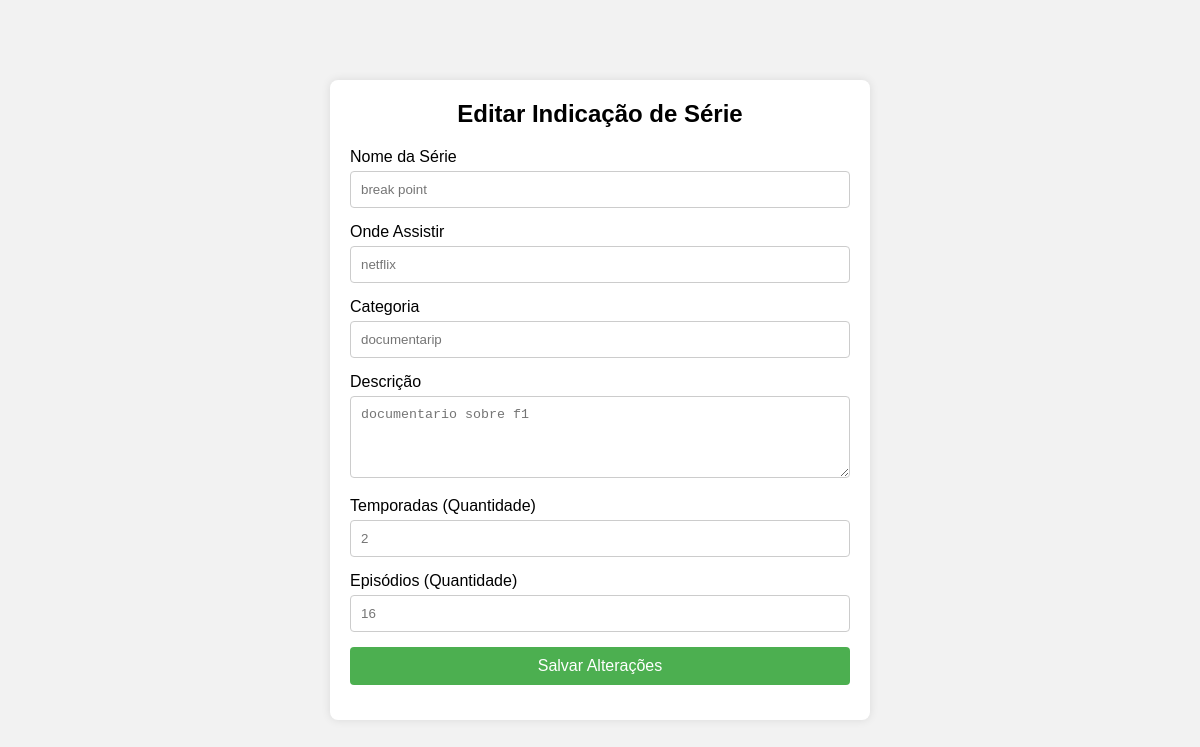
The page /series/alterar/4/ on the database its author committed.
### series/models.py (models this page shows, shortened)
class Serie(models.Model):
    choices = (('DR', 'drama'),
               ('C', 'comedia'),
               ('R', 'romance'),
               ('DOC', 'documentario'),
               ('AC', 'ação'),
               ('AV', 'aventura'),
               ('FC', 'ficção cientifica'),
               ('T', 'Terror'))
    nome = models.CharField(max_length=50)
    onde_assistir = models.CharField(max_length=50)
    categoria = models.CharField(max_length=3, choices=choices)
    descricao = models.TextField()
    temporadas = models.IntegerField()
    episodios = models.IntegerField()

### series/views.py (the view, shortened to what this page needs)
# urls.py: path('alterar/<int:id>', views.alterar, name="alterar_filmes")
def alterar(request, id):
    if request.method == "GET":
        series = Serie.objects.filter(id=id)
        return render(request, 'alterar_series.html', {'series':series})

### series/templates/alterar_series.html (shortened to what this page needs)
<!DOCTYPE html>
<html lang="pt-BR">
<head>
</head>
<body>
    <div class="form-container">
        <h2>Editar Indicação de Série</h2>
        {% for serie in series %}
        <form action="{% url 'alterar_series' serie.id %}" method="POST"> {% csrf_token %}
            <div class="form-group">
                <label for="nome">Nome da Série</label>
                <input type="text" id="nome" name="nome" placeholder="{{serie.nome}}" required>
            </div>
            <div class="form-group">
                <label for="onde_assistir">Onde Assistir</label>
                <input type="text" id="onde_assistir" name="onde_assistir" placeholder="{{serie.onde_assistir}}" required>
            </div>
            <div class="form-group">
                <label for="categoria">Categoria</label>
                <input type="text" id="categoria" name="categoria" placeholder="{{serie.categoria}}" required>
            </div>
            <div class="form-group">
                <label for="descricao">Descrição</label>
                <textarea id="descricao" name="descricao" rows="4" placeholder="{{serie.descricao}}" required></textarea>
            </div>
            <div class="form-group">
                <label for="temporadas">Temporadas (Quantidade)</label>
                <input type="number" id="temporadas" name="temporadas" placeholder="{{serie.temporadas}}" required>
            </div>
            <div class="form-group">
                <label for="episodios">Episódios (Quantidade)</label>
                <input type="number" id="episodios" name="episodios" placeholder="{{serie.episodios}}" required>
            </div>
            <div class="form-group">
                <button type="submit">Salvar Alterações</button>
            </div>
            {% endfor %}
        </form>
    </div>
</body>
</html>

### series/templates/alterar_series.html (style rules this page uses)
body { font-family: Arial, sans-serif; background-color: #f2f2f2; display: flex; justify-content: center; align-items: center; height: 100vh; margin: 0; }
.form-container { background-color: #fff; padding: 20px; border-radius: 8px; box-shadow: 0 0 10px rgba(0, 0, 0, 0.1); width: 100%; max-width: 500px; }
.form-container h2 { margin-top: 0; text-align: center; }
.form-group { margin-bottom: 15px; }
.form-group label { display: block; margin-bottom: 5px; }
.form-group input, .form-group select, .form-group textarea { width: 100%; padding: 10px; border: 1px solid #ccc; border-radius: 4px; box-sizing: border-box; }
.form-group textarea { resize: vertical; }
.form-group button { width: 100%; padding: 10px; background-color: #4CAF50; border: none; border-radius: 4px; color: white; font-size: 16px; cursor: pointer; }

### rows shown on the page
Serie: nome "break point", onde_assistir "netflix", categoria "documentarip", descricao "documentario sobre f1", temporadas "2", episodios "16"
